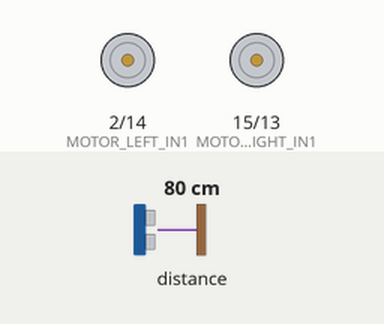
This sketch was run on a simulated ESP32. On the bench: motor-driver pin pairs drawn as motors (green arrow = first pin HIGH = forward, orange = second pin HIGH = backward, longer = more drive, scaled by the enable pin). The test bench sets the inputs (shaded band); at power-on: distance to the obstacle 80 cm. The echo pulse lasts 58.3 µs per cm; what the sketch prints to the serial monitor is not drawn.

Above: at 0.0 s.
At 2.1 s:
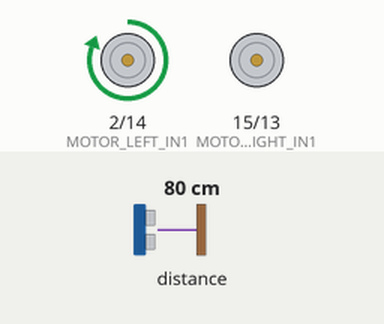
At 7.1 s:
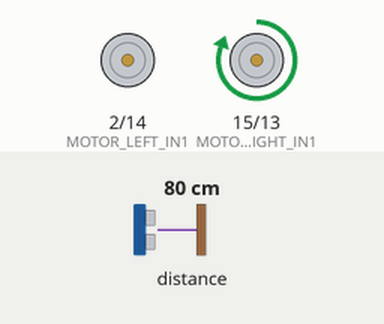
At 12.1 s:
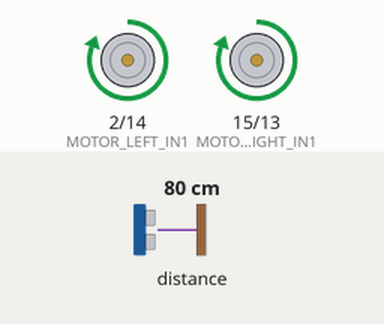
Timing chart, 0 to 15.6 s (numbered marks = the images above):
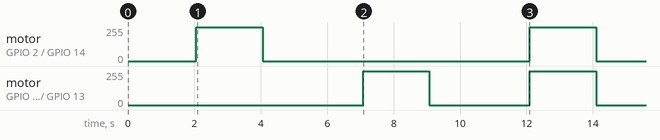

The sketch:

HARDWARE_TEST.ino
```cpp
// V2 HARDWARE TEST - Upload this to diagnose wiring issues
// This tests each component individually to find wiring problems

#include <Wire.h>

void setup() {
  Serial.begin(115200);
  delay(2000);

  Serial.println("\n\n╔════════════════════════════════════════╗");
  Serial.println("║   V2 HARDWARE DIAGNOSTICS TEST        ║");
  Serial.println("╚════════════════════════════════════════╝\n");

  // V2 Pin Definitions
  #define MOTOR_LEFT_PWM      16   // D0
  #define MOTOR_LEFT_IN1      2    // D4
  #define MOTOR_LEFT_IN2      14   // D5
  #define MOTOR_RIGHT_PWM     12   // D6
  #define MOTOR_RIGHT_IN1     15   // D8
  #define MOTOR_RIGHT_IN2     13   // D7

  #define SONAR_TRIGGER_PIN   4    // D2
  #define SONAR_ECHO_PIN      0    // D3

  #define I2C_SDA             3    // RX (GPS disabled, conflict-free)
  #define I2C_SCL             1    // TX (GPS disabled, conflict-free)

  // Initialize motor pins
  pinMode(MOTOR_LEFT_PWM, OUTPUT);
  pinMode(MOTOR_LEFT_IN1, OUTPUT);
  pinMode(MOTOR_LEFT_IN2, OUTPUT);
  pinMode(MOTOR_RIGHT_PWM, OUTPUT);
  pinMode(MOTOR_RIGHT_IN1, OUTPUT);
  pinMode(MOTOR_RIGHT_IN2, OUTPUT);

  // Initialize sonar pins
  pinMode(SONAR_TRIGGER_PIN, OUTPUT);
  pinMode(SONAR_ECHO_PIN, INPUT);

  Serial.println("All pins initialized\n");

  // Test 1: Left Motor
  Serial.println("═══════════════════════════════════════");
  Serial.println("TEST 1: LEFT MOTOR (should spin for 2 seconds)");
  Serial.println("═══════════════════════════════════════");
  Serial.println("Pins: D0(PWM), D4(IN1), D5(IN2)");
  Serial.println("Action: Forward rotation...");

  digitalWrite(MOTOR_LEFT_IN1, HIGH);
  digitalWrite(MOTOR_LEFT_IN2, LOW);
  analogWrite(MOTOR_LEFT_PWM, 600);  // Medium speed
  delay(2000);
  analogWrite(MOTOR_LEFT_PWM, 0);

  Serial.println("Did LEFT motor spin? (Y/N)\n");
  delay(3000);

  // Test 2: Right Motor
  Serial.println("═══════════════════════════════════════");
  Serial.println("TEST 2: RIGHT MOTOR (should spin for 2 seconds)");
  Serial.println("═══════════════════════════════════════");
  Serial.println("Pins: D6(PWM), D8(IN1), D7(IN2)");
  Serial.println("Action: Forward rotation...");

  digitalWrite(MOTOR_RIGHT_IN1, HIGH);
  digitalWrite(MOTOR_RIGHT_IN2, LOW);
  analogWrite(MOTOR_RIGHT_PWM, 600);  // Medium speed
  delay(2000);
  analogWrite(MOTOR_RIGHT_PWM, 0);

  Serial.println("Did RIGHT motor spin? (Y/N)\n");
  delay(3000);

  // Test 3: Both Motors
  Serial.println("═══════════════════════════════════════");
  Serial.println("TEST 3: BOTH MOTORS (should spin for 2 seconds)");
  Serial.println("═══════════════════════════════════════");
  Serial.println("Action: Both motors forward...");

  digitalWrite(MOTOR_LEFT_IN1, HIGH);
  digitalWrite(MOTOR_LEFT_IN2, LOW);
  digitalWrite(MOTOR_RIGHT_IN1, HIGH);
  digitalWrite(MOTOR_RIGHT_IN2, LOW);
  analogWrite(MOTOR_LEFT_PWM, 600);
  analogWrite(MOTOR_RIGHT_PWM, 600);
  delay(2000);
  analogWrite(MOTOR_LEFT_PWM, 0);
  analogWrite(MOTOR_RIGHT_PWM, 0);

  Serial.println("Did BOTH motors spin? (Y/N)\n");
  delay(3000);

  // Test 4: Sonar
  Serial.println("═══════════════════════════════════════");
  Serial.println("TEST 4: SONAR SENSOR (10 readings)");
  Serial.println("═══════════════════════════════════════");
  Serial.println("Pins: D2(TRIG), D3(ECHO)");
  Serial.println("Put your hand in front of sensor (20-50cm)\n");

  delay(2000);

  for (int i = 0; i < 10; i++) {
    // Trigger pulse
    digitalWrite(SONAR_TRIGGER_PIN, LOW);
    delayMicroseconds(2);
    digitalWrite(SONAR_TRIGGER_PIN, HIGH);
    delayMicroseconds(10);
    digitalWrite(SONAR_TRIGGER_PIN, LOW);

    // Read echo
    long duration = pulseIn(SONAR_ECHO_PIN, HIGH, 30000);
    float distance = duration * 0.034 / 2;

    Serial.print("Reading ");
    Serial.print(i + 1);
    Serial.print(": ");
    if (distance > 0 && distance < 400) {
      Serial.print(distance);
      Serial.println(" cm ✓");
    } else {
      Serial.println("-1.0 cm ✗ (timeout - check ECHO wire and voltage divider!)");
    }

    delay(500);
  }

  Serial.println("\n═══════════════════════════════════════");
  Serial.println("TEST 5: I2C SCANNER (MPU6050 should be 0x68)");
  Serial.println("═══════════════════════════════════════");
  Serial.println("Pins: RX(SDA), TX(SCL)");

  Wire.begin(I2C_SDA, I2C_SCL);
  Wire.setClock(100000);

  Serial.println("\nScanning I2C bus...");
  byte count = 0;

  for (byte address = 1; address < 127; address++) {
    Wire.beginTransmission(address);
    byte error = Wire.endTransmission();

    if (error == 0) {
      Serial.print("I2C device found at 0x");
      if (address < 16) Serial.print("0");
      Serial.print(address, HEX);
      if (address == 0x68) {
        Serial.println(" ✓ (MPU6050 IMU - CORRECT!)");
      } else {
        Serial.println(" (unknown device)");
      }
      count++;
    }
  }

  if (count == 0) {
    Serial.println("No I2C devices found ✗");
    Serial.println("Check: RX→SDA, TX→SCL, 3.3V power, GND");
  }

  Serial.println("\n╔════════════════════════════════════════╗");
  Serial.println("║   DIAGNOSTICS COMPLETE                ║");
  Serial.println("╚════════════════════════════════════════╝");
  Serial.println("\nREPORT YOUR RESULTS:");
  Serial.println("1. Which motor(s) spun?");
  Serial.println("2. Did sonar show distances or -1.0?");
  Serial.println("3. Was MPU6050 found at 0x68?");
}

void loop() {
  // Empty - run diagnostics once on startup
}
```
